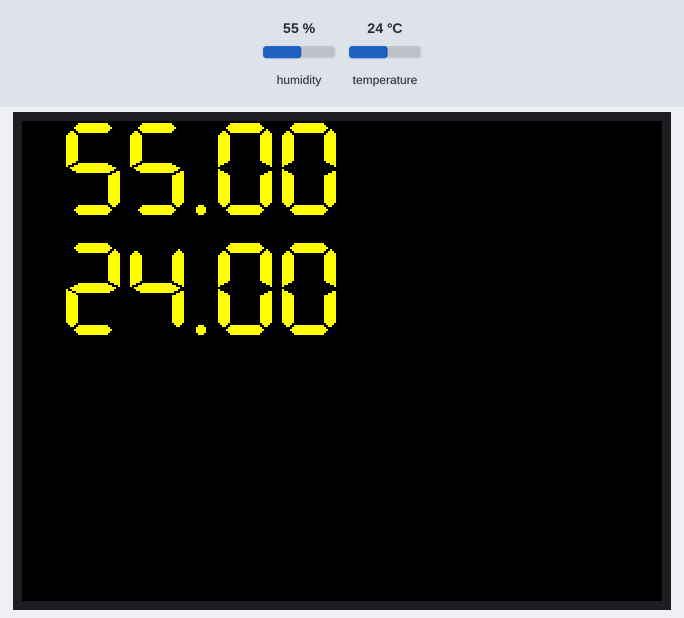
Simulated run of this sketch. Board: ESP32. Parts: 320×240 colour display. Wiring (inferred from the names in the program): AHT10/20 sensor at I2C address 0x38. The test bench sets the inputs (shaded band); at power-on: humidity 55 %, temperature 24 °C. What the sketch prints to the serial monitor is not drawn.

Above: at 1.4 s.
1.5 s: humidity set to 22 %
At 2.6 s:
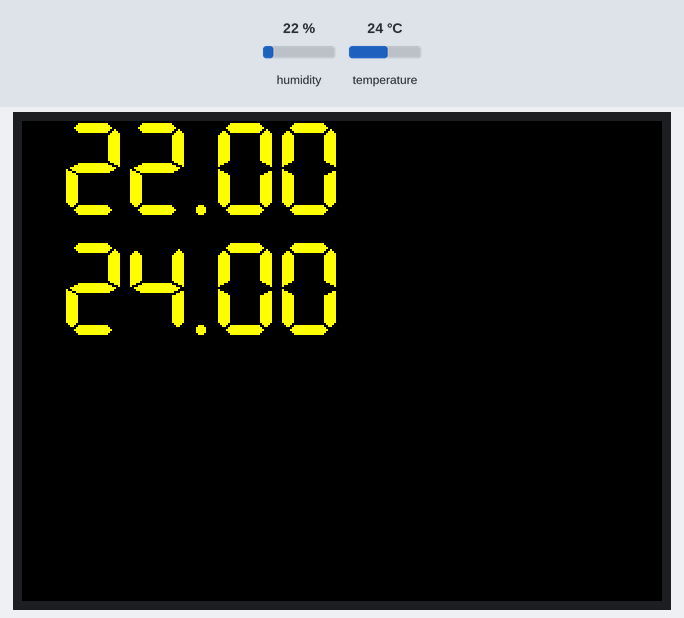
3.0 s: temperature set to 12 °C
At 3.8 s:
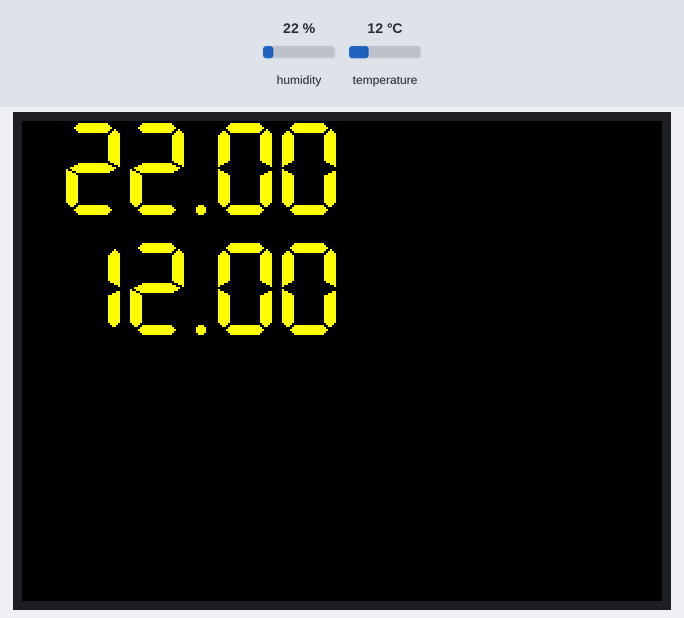
4.5 s: temperature set to 33 °C
At 5.7 s:
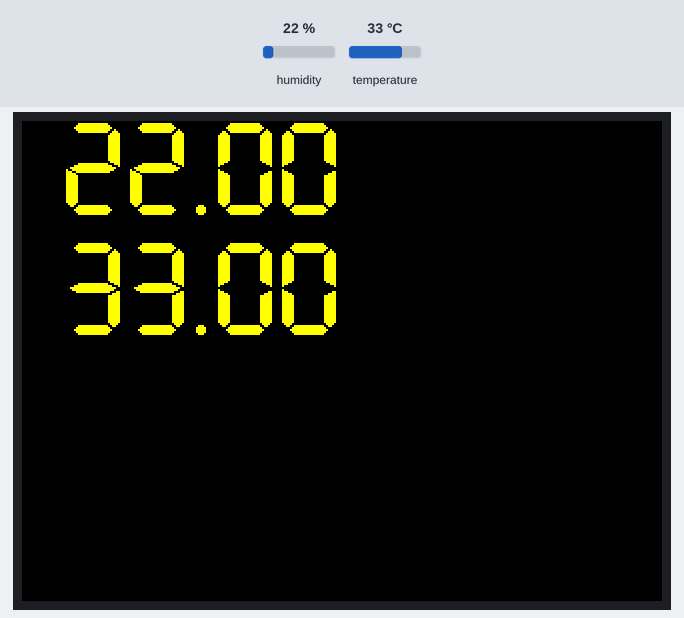
6.0 s: humidity set to 40 %
At 6.7 s:
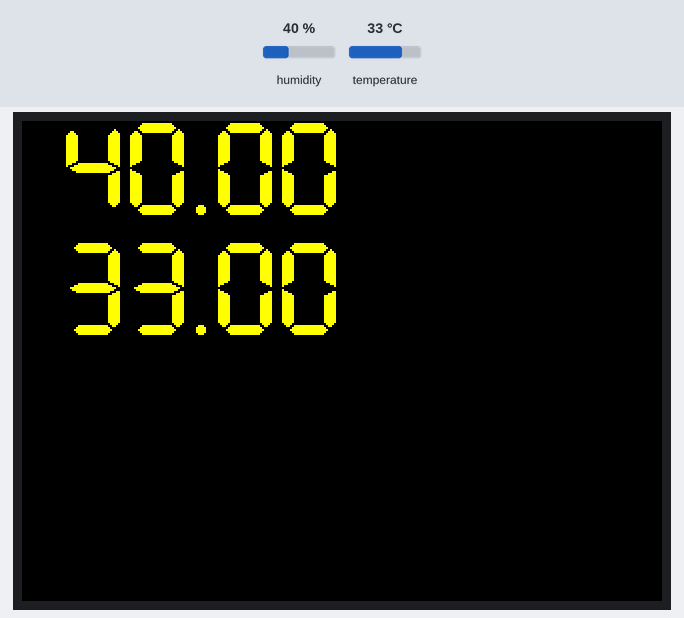
Timing chart, 0 to 8.5 s (numbered marks = the images above; inputs shaded):
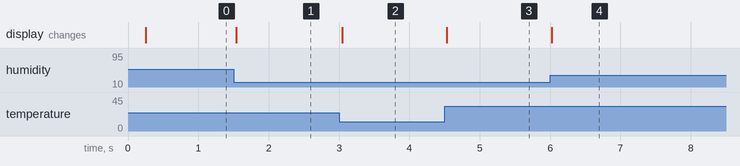

The sketch:

TFT_aht10_esp32v1.0.ino
```cpp
/*
 An example digital clock using a TFT LCD screen to show the time.
 Demonstrates use of the font printing routines. (Time updates but date does not.)

 For a more accurate clock, it would be better to use the RTClib library.
 But this is just a demo.

 This examples uses the hardware SPI only. Non-hardware SPI
 is just too slow (~8 times slower!)

 Based on clock sketch by Gilchrist 6/2/2014 1.0
 Updated by Bodmer
A few colour codes:

code	color
0x0000	Black
0xFFFF	White
0xBDF7	Light Gray
0x7BEF	Dark Gray
0xF800	Red
0xFFE0	Yellow
0xFBE0	Orange
0x79E0	Brown
0x7E0	Green
0x7FF	Cyan
0x1F	Blue
0xF81F	Pink

 */

#include <TFT_eSPI.h> // Graphics and font library for ST7735 driver chip
#include <SPI.h>
#include <Wire.h>

TFT_eSPI tft = TFT_eSPI();  // Invoke library, pins defined in User_Setup.h

uint32_t targetTime = 0;       // for next 1 second timeout

byte omm = 99;
boolean initial = 1;
byte xcolon = 0;
unsigned int colour = 0;

static uint8_t conv2d(const char* p) {
  uint8_t v = 0;
  if ('0' <= *p && *p <= '9')
    v = *p - '0';
  return 10 * v + *++p - '0';
}

uint8_t hh=conv2d(__TIME__), mm=conv2d(__TIME__+3), ss=conv2d(__TIME__+6);  // Get H, M, S from compile time

//ath10
uint8_t adress = 0x38; //设备地址 默认7位2进制数
float T;

float RH;

int data[6];


void setup(void) {
  Wire.begin(21,22);
  Serial.begin(115200);
  tft.init();
  tft.setRotation(1);
  tft.fillScreen(TFT_BLACK);

  tft.setTextColor(TFT_YELLOW, TFT_BLACK); // Note: the new fonts do not draw the background colour

  targetTime = millis() + 1000;
}

void loop() {

   AHT10_measure();
}

void AHT10_measure()
{

    Wire.beginTransmission(0x38);

    Wire.requestFrom(0x38, 6);

    while (Wire.available())
    {
        for (int i = 0; i < 6; i++)
        {
            data[i] = Wire.read();
            // Serial.println(data[i]);
        }

        if (data[0] & 0x08 == 0)
        {
            // Serial.println("进行初始化");
            // Serial.println(Wire.read());
            Wire.write(0xE1);
            Wire.write(0x08);
            Wire.write(0x00);
        }
        else
        {
            Serial.println("不需要初始化");
            // Serial.println(Wire.read());
            Wire.write(0xAC);
            Wire.write(0x33);
            Wire.write(0x00);
            delayMicroseconds(75);


            if (data[0] & 0x80 == 0)
            {
                Serial.println("需要等待完成");
                // Serial.println(Wire.read());
            }
            else
            {
                Serial.println("不需要等待");
                // Serial.println(Wire.read());
            }
        }
    }
    Wire.endTransmission();
    RH = ((data[1] << 12) | (data[2] << 4)) | (data[3] >> 4);
    T = ((data[3] & 0x0f) << 16) | (data[4] << 8) | data[5];
    RH = (RH / pow(2, 20)) * 100;
    T = (T / pow(2, 20)) * 200 - 50;
    Serial.print("湿度为");
    Serial.println(RH);
    tft.drawFloat(RH,2,20,0,7);
    Serial.print("温度为");
    Serial.println(T);
    tft.drawFloat(T,2,20,60,7);

}
```

Measured:
- after the input at 1.5 s, the display: changes at once (image 1)
- after the input at 3.0 s, the display: changes at once (image 2)
- after the input at 4.5 s, the display: changes at once (image 3)
- after the input at 6.0 s, the display: changes at once (image 4)
